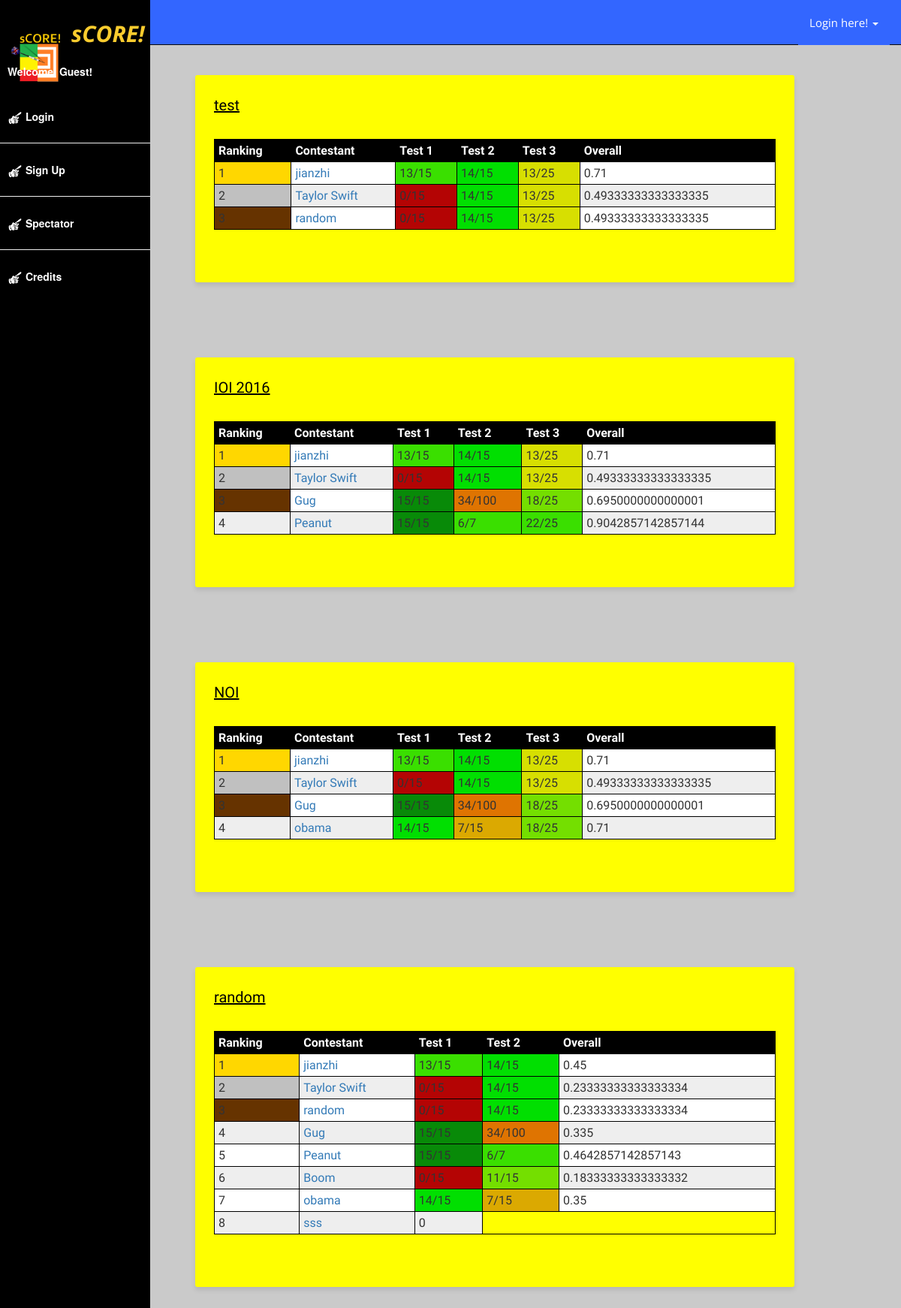
/spectator/, run on the app's committed database.
### scoreboard/models.py (models this page shows, shortened)
class Scoreboard(models.Model):
    user = models.ForeignKey(UserProfile, blank=True, null=True)
    name = models.CharField(max_length = 255)
    description = models.TextField()
    color = models.CharField(max_length=50, default = "yellow")
    fontcolor = models.CharField(max_length=50, default = "black")
    student = models.ManyToManyField('Student', related_name="scoreboard", null=True, blank=True)
    column = models.ManyToManyField('Column', related_name="scoreboard", null = True, blank = True)

class Column(models.Model):
    header = models.CharField(max_length = 255)
    color = models.CharField(max_length=50, default = "yellow")
    fontcolor = models.CharField(max_length=50, default = "black")
    weight = models.FloatField(null = True, blank = True)

class Student(models.Model):
    name = models.CharField(max_length = 255)
    score = models.ManyToManyField('Score', related_name="student", null=True, blank=True)

class Score(models.Model):
    numerator = models.IntegerField()
    denominator = models.IntegerField()
    column = models.ForeignKey(Column, blank=True, null=True)

### scoreboard/views.py (the view)
# urls.py: url(r'^spectator/', views.ScoreboardSpectator.as_view(), name = 'spectator'),
class ScoreboardSpectator(ListView):
    model = Scoreboard
    def dispatch(self, *args, **kwargs):
        return super(ScoreboardSpectator, self).dispatch(*args, **kwargs)
    def get_context_data(self, **kwargs):
        context = super(ScoreboardSpectator, self).get_context_data(**kwargs)
        if self.request.user.is_authenticated():
            context['curruser'] = UserProfile.objects.get(user=self.request.user)
        return context

### scoreboard/templates/scoreboard/scoreboard_list.html (shortened to what this page needs)
{% extends 'scoreboard/base.html'%}
{%load staticfiles%}
{%block content%}
<link rel="stylesheet" type="text/css" href="{% static 'scoreboard/style.css' %}" />
    {% if scoreboard_list %}
        {% for scoreboard in scoreboard_list  %}
            <a href = "/scoreboard/{{scoreboard.id}}">
                <div class = "postit" style = "background:{{scoreboard.color}};color:{{scoreboard.fontcolor}}">
                    <u>{{scoreboard.name}}</u>
                    <br>
                    <br>
                    <table id = "t01" style="width:100%">
                        <thead>
                            <tr>
                                <th>Ranking</th>
                                <th>Contestant</th>
                                {% for col in scoreboard.column.all %}
                                    <th>{{col.header}}</th>
                                {%endfor%}
                                <th>Overall</th>
                            </tr>
                        </thead>
                        <tbody>
                            {%for stu in scoreboard.student.all%}
                                <tr>
                                    <td class = "Rank">1</td>
                                    <td><a href="/participants/{{stu.id}}">{{stu.name}}</a></td>
                                    {% for col in scoreboard.column.all %}
                                        {% for po in stu.score.all %}
                                            {% if po.column == col %}
                                                <td class = "Cell" bgcolor="#00CC00">{{po.numerator}}/{{po.denominator}}</td>
                                            {%endif%}
                                        {%endfor%}
                                    {%endfor%}
                                    <td class = "weight"></td>
                                </tr>
                            {%endfor%}
                        </tbody>
                    </table>
                    <br>
                </div>
            </a>
        {% endfor %}
    {% else %}
        <p>Add a scoreboard! :)</p>
    {% endif %}
{%endblock%}

### scoreboard/templates/scoreboard/base.html (shortened to what this page needs)
{% load bootstrap3 %}
{% load crispy_forms_tags %}
{%load staticfiles%}
<head>
{% bootstrap_css %}
{%load staticfiles%}
<link rel="stylesheet" type="text/css" href="{% static 'scoreboard/style.css' %}" />
<link rel="stylesheet" href="//code.jquery.com/ui/1.11.4/themes/smoothness/jquery-ui.css">
<link rel="stylesheet" href="https://cdnjs.cloudflare.com/ajax/libs/bootstrap-datetimepicker/4.14.30/css/bootstrap-datetimepicker.min.css">
<link rel="stylesheet" href="//code.jquery.com/ui/1.11.4/themes/smoothness/jquery-ui.css">
</head>
<div class="navbar navbar-inverse navbar-static-top" role="navigation">
  <div class="container">
    <div class="navbar-collapse collapse">
      <ul class="nav navbar-nav navbar-right">
        <li role="presentation" class="dropdown">
          <a class="dropdown-toggle" data-toggle="dropdown" href="#" role="button" aria-haspopup="true" aria-expanded="true">
            {%if user.is_authenticated%}
              <img src="/media/images/{{curruser.picture}}" height="30px" />
              Hi {{user.username}}!
            {%else%}
              Login here!
            {%endif%}
            <span class="caret"></span>
          </a>
        </li>
      </ul>
    </div>
  </div>
</div>
<div id = "control">
  <a class="navbar-brand" href="/">
    <img class="logo" src="/media/images/logo.png" alt="SCORE!">
  </a>
  <a href = "/">
    <div id = "logo-accom">
      <i><b>sCORE!</b></i>
    </div>
  </a>
  <div id = "welcome-user">
    {%if user.is_authenticated%}
      <b style="color:white">Welcome, {{user.username}}!</b>
    {%else%}
      <b style="color:white">Welcome, Guest!</b>
    {%endif%}
  </div>
  <br>
  <div id = "login">
    {%if user.is_authenticated%}
      <a href="/list">
        <img class="pointer" src="/media/images/finger.png" alt="pointer">
        <b style="color:white">Your Scoreboards</b>
      </a>
    {%else%}
      <a href="/accounts/login">
        <img class="pointer" src="/media/images/finger.png" alt="pointer">
        <b style="color:white">Login</b>
      </a>
    {%endif%}
  </div>
  <hr>
  <div id = "signup">
      {%if user.is_authenticated%}
        <a href="/add">
          <img class="pointer" src="/media/images/finger.png" alt="pointer">
          <b style="color:white">Create a Scoreboard</b>
        </a>
      {%else%}
        <a href="/accounts/register">
        <img class="pointer" src="/media/images/finger.png" alt="pointer">
        <b style="color:white">Sign Up</b>
        </a>
      {%endif%}
  </div>
  <hr>
  <a href="/spectator">
    <div id = "spectator">
      <img class="pointer" src="/media/images/finger.png" alt="pointer">
      <b style="color:white">Spectator</b>
    </div>
  </a>
  <hr>
  <a href="/credits">
    <div id = "spectator">
      <img class="pointer" src="/media/images/finger.png" alt="pointer">
      <b style="color:white">Credits</b>
    </div>
  </a>
</div>
<body onload='myFunction()'>
{%block content%}{%endblock%}
</body>

### scoreboard/static/scoreboard/style.css (style rules this page uses)
* { box-sizing:border-box; }
body { background:url(media/little_pluses.png) #cacaca; margin:30px; }
.postit { z-index:-4; display: block; padding:25px 25px 40px; margin:100px auto 20px 230px; width:70%; height:auto; min-height:250px; font:20px 'Gloria Hallelujah', cursive; line-height:1.5; border:0; border-radius:3px; background: -webkit-linear-gradient(#F9EFAF, #F7E98D); background: -moz-linear-gradient(#F9EFAF, #F7E98D); background: -o-linear-gradient(#F9EFAF, #F7E98D); background: -ms-linear-gradient(#F9EFAF, #F7E98D); background: linear-gradient(#F9EFAF, #F7E98D); box-shadow:0 4px 6px rgba(0,0,0,0.1); overflow:hidden; transition:box-shadow 0.5s ease; font-smoothing:subpixel-antialiased; min-width:30px; max-height:500px; }
a:link { text-decoration: None; }
.logo { width: 65px; height: 65px; }
.navbar { position: fixed; z-index:1; top: 0; right: 0; width: 100%; height: 60px; background-color: #3366FF; }
.navbar-inverse .navbar-nav > li > a { font-family: "open sans"; font-size: 15px; height: 60px; color:#FFFFFF; padding-top: 20px; background-color:#3366FF; }
#control { z-index:2; position: fixed; top: 0; left: 0; line-height:30px; background-color:#000000; height:4000px; width:200px; float:left; }
#logo-accom { color:#FACC2E; font-size:30px; margin-top:30px; margin-left:85px; font-family:"Open Sans"; }
#welcome-user { margin-top:20px; margin-left:10px; }
#signup { margin-left:10px; }
#spectator { margin-left:10px; }
#login { margin-left:10px; }
.pointer { height:20px; width:20px; }
table { width:100%; }
table, th, td { border: 1px solid black; border-collapse: collapse; }
th, td { padding: 5px; text-align: left; }
table#t01 tr:nth-child(even) { background-color: #eee; }
table#t01 tr:nth-child(odd) { background-color:#fff; }
table#t01 th { background-color: black; color: white; }

### data on the page
Scoreboard: name "test"
Column: header "Test 1"
Column: header "Test 2"
Column: header "Test 3"
Student: name "jianzhi"
Score: numerator "13", denominator "15"
Score: numerator "14", denominator "15"
Score: numerator "13", denominator "25"
Student: name "Taylor Swift"
Student: name "random"
Scoreboard: name "IOI 2016"
Student: name "Gug"
Score: numerator "15", denominator "15"
Score: numerator "34", denominator "100"
Score: numerator "18", denominator "25"
Student: name "Peanut"
Score: numerator "15", denominator "15"
Score: numerator "6", denominator "7"
Score: numerator "22", denominator "25"
Scoreboard: name "NOI"
Student: name "obama"
Score: numerator "14", denominator "15"
Score: numerator "7", denominator "15"
Scoreboard: name "random"
Student: name "Boom"
Score: numerator "11", denominator "15"
Student: name "sss"
